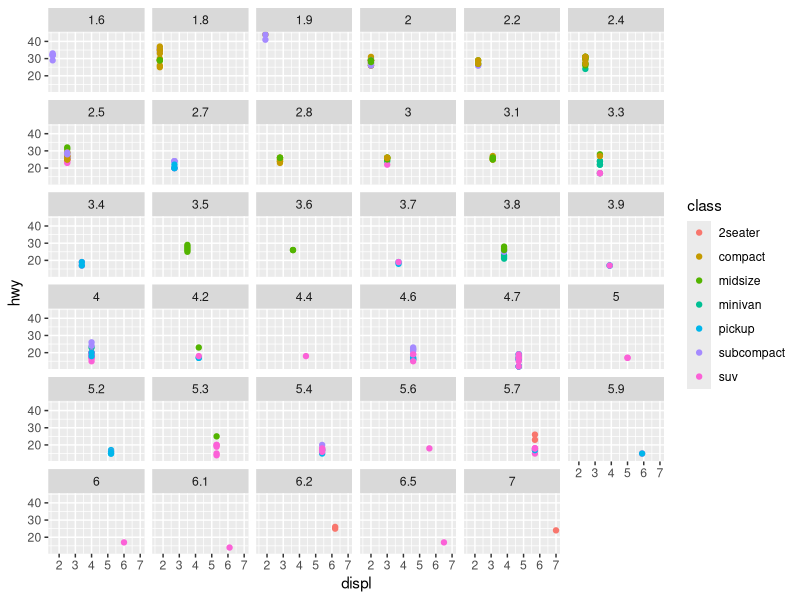
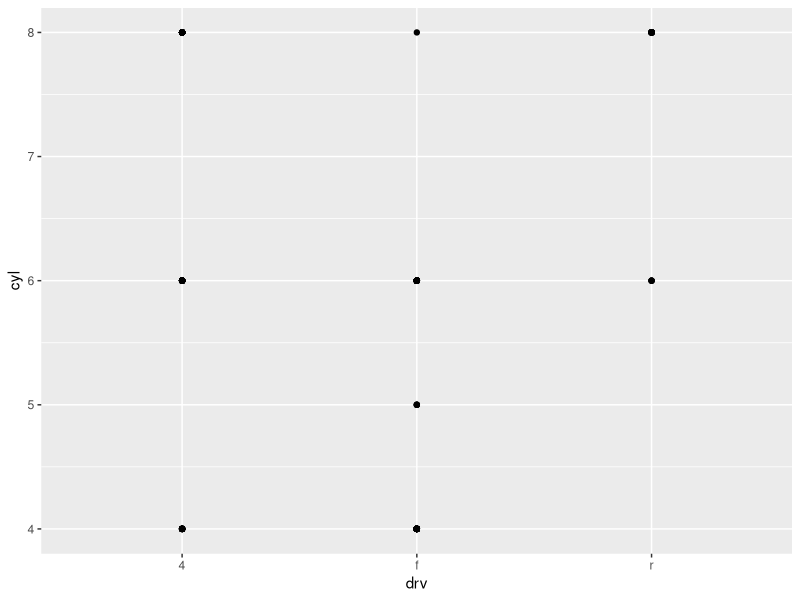
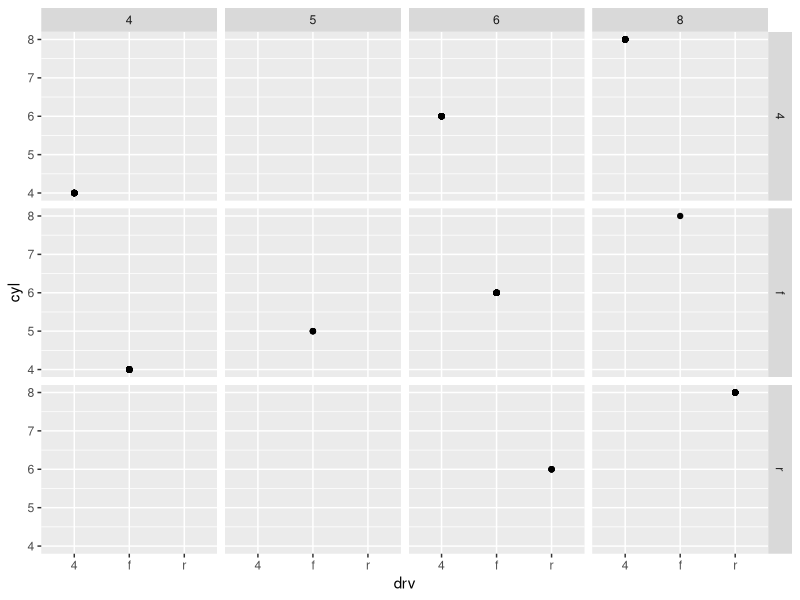
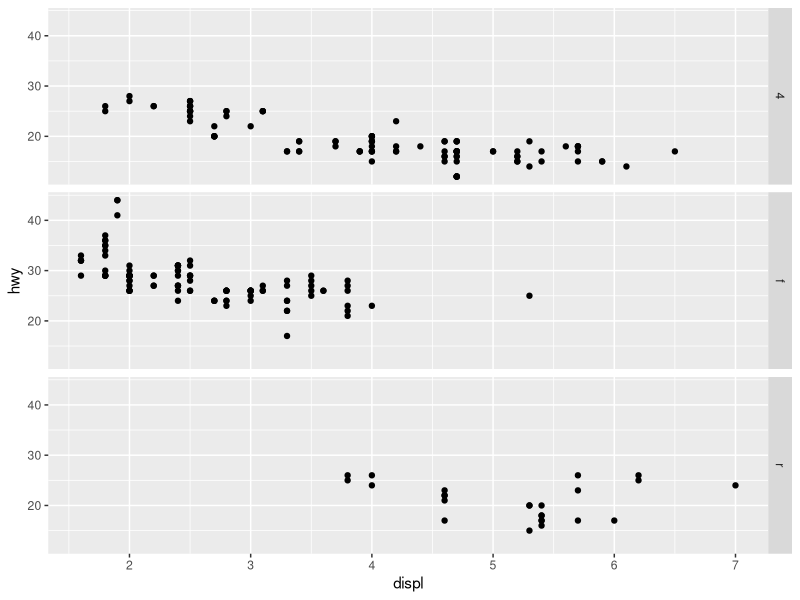
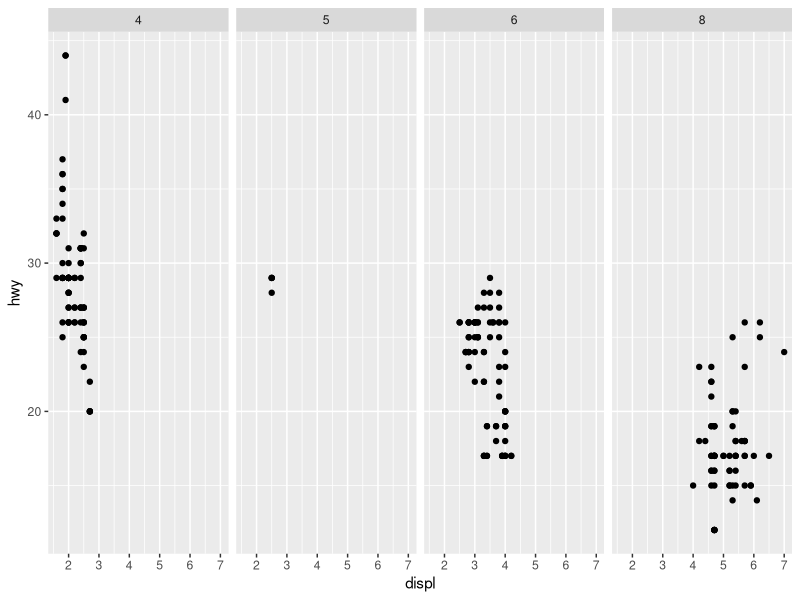
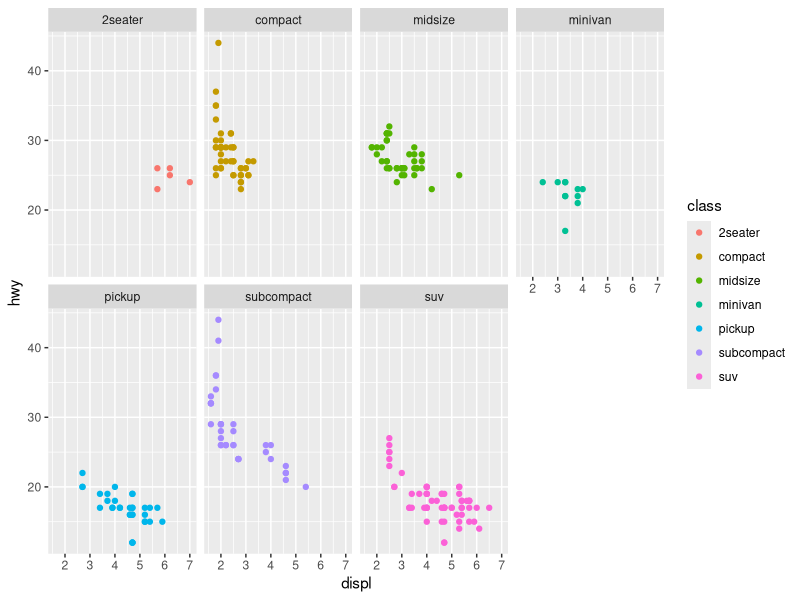
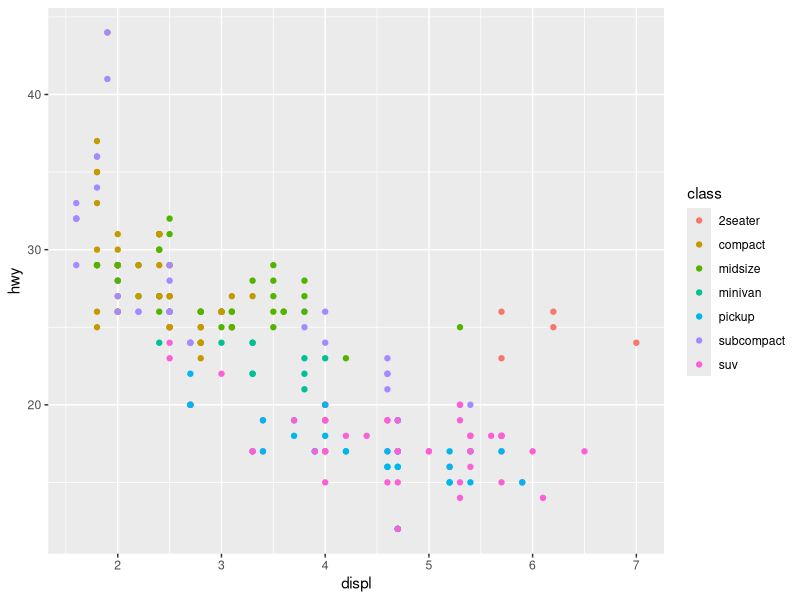
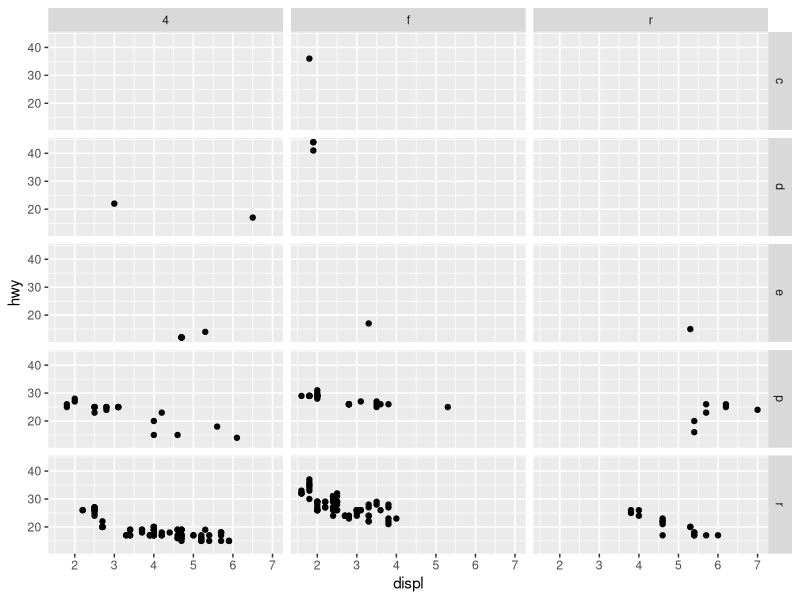

R code for these plots, in order:
#!/usr/bin/env Rscript

# Student: Andre Bem
# Class: Analise de Dados com R
# Exercises: R for Data Scientitst (3.5.1)

# Easy requirement for the whole tidyverse package including ggplot2 and others
library('tidyverse')

#This one plots one for each individual value
exercise1 <- function()
{
  ggplot(data = mpg) + geom_point(mapping = aes(x = displ, y = hwy, color = class))  + facet_wrap(~ displ)
  ggsave("Img/exercise1.pdf")
}

exercise2 <- function()
{
  ggplot(data = mpg) +
    geom_point(mapping = aes(x = drv, y = cyl))
  ggsave("Img/exercise2-1.pdf")

  ggplot(data = mpg) +
    geom_point(mapping = aes(x = drv, y = cyl)) +
    facet_grid(drv ~ cyl)
  ggsave("Img/exercise2-2.pdf")
}

exercise3 <- function()
{
  ggplot(data = mpg) +
    geom_point(mapping = aes(x = displ, y = hwy)) +
    facet_grid(drv ~ .)
  ggsave("Img/exercise3-1.pdf")
  
  ggplot(data = mpg) +
    geom_point(mapping = aes(x = displ, y = hwy)) +
    facet_grid(. ~ cyl)
  ggsave("Img/exercise3-2.pdf")
}

exercise4 <- function()
{
  ggplot(data = mpg) +
    geom_point(mapping = aes(x = displ, y = hwy, color = class)) +
    facet_wrap(~ class, nrow = 2)
  ggsave("Img/exercise4-1.pdf")

  ggplot(data = mpg) +
    geom_point(mapping = aes(x = displ, y = hwy, color = class))
  ggsave("Img/exercise4-2.pdf")
}

exercise5 <- function()
{
  #Exercise is read-manual only has no related code
}

exercise6 <- function()
{
  ggplot(data = mpg) + 
    geom_point(mapping = aes(x = displ, y = hwy)) +
    facet_grid(fl ~ drv)
  ggsave("Img/exercise6-1.pdf")

  ggplot(data = mpg) + 
    geom_point(mapping = aes(x = displ, y = hwy)) +
    facet_grid(drv ~ fl)
  ggsave("Img/exercise6-2.pdf")

}

dir.create.imgdir <- function()
{
  dir.create(file.path(".", "Img"), showWarnings = FALSE)
}

#Ensures that the Img dir is created
dir.create.imgdir()

exercise1()
exercise2()
exercise3()
exercise4()
exercise6()
